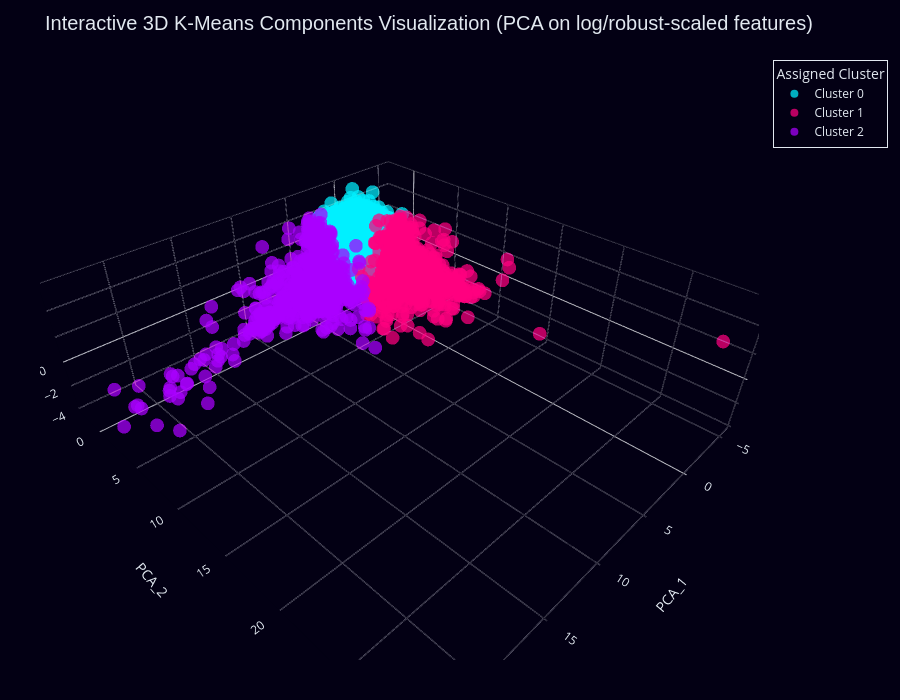

Notebook code cell kept with this figure:
### Code cell
# 4. Apply Dimensionality Reduction (PCA) and Plot 3D Interactive Scatter
from sklearn.decomposition import PCA

# Reduce dimensions to 3
pca = PCA(n_components=3, random_state=42)
pca_components = pca.fit_transform(X_cluster_scaled)

# Add PCA components to the clustered dataframe for visualization
df_clustered['PCA_1'] = pca_components[:, 0]
df_clustered['PCA_2'] = pca_components[:, 1]
df_clustered['PCA_3'] = pca_components[:, 2]

# Convert 'Cluster' to a string column for discrete colors
df_clustered['Cluster_str'] = 'Cluster ' + df_clustered['Cluster'].astype(str)

# Create an interactive 3D scatter plot
fig_3d = px.scatter_3d(
    df_clustered,
    x='PCA_1',
    y='PCA_2',
    z='PCA_3',
    color='Cluster_str',
    color_discrete_sequence=GALAXY_PALETTE,
    title='Interactive 3D K-Means Components Visualization (PCA on log/robust-scaled features)',
    opacity=0.72,
    labels={'Cluster_str': 'Assigned Cluster'},
    height=700,
)

# Improve layout
fig_3d.update_layout(margin=dict(l=0, r=0, b=0, t=50))
apply_galaxy_plotly(fig_3d)
fig_3d.show()

### Figure 1 — Plotly figure (JSON) as saved in the notebook; plotly's stock layout.template omitted (floating-point values rounded to 4 significant figures; data arrays with more than 128 entries replaced by an {"elided": "..."} marker saying what was removed)
{"data": [{"hovertemplate": "Assigned Cluster=Cluster 0<br>PCA_1=%{x}<br>PCA_2=%{y}<br>PCA_3=%{z}<extra></extra>", "legendgroup": "Cluster 0", "marker": {"color": "#00F0FF", "opacity": 0.72, "symbol": "circle"}, "mode": "markers", "name": "Cluster 0", "scene": "scene", "showlegend": true, "type": "scatter3d", "x": {"elided": "7926 float values"}, "y": {"elided": "7926 float values"}, "z": {"elided": "7926 float values"}}, {"hovertemplate": "Assigned Cluster=Cluster 1<br>PCA_1=%{x}<br>PCA_2=%{y}<br>PCA_3=%{z}<extra></extra>", "legendgroup": "Cluster 1", "marker": {"color": "#FF007F", "opacity": 0.72, "symbol": "circle"}, "mode": "markers", "name": "Cluster 1", "scene": "scene", "showlegend": true, "type": "scatter3d", "x": {"elided": "1033 float values"}, "y": {"elided": "1033 float values"}, "z": {"elided": "1033 float values"}}, {"hovertemplate": "Assigned Cluster=Cluster 2<br>PCA_1=%{x}<br>PCA_2=%{y}<br>PCA_3=%{z}<extra></extra>", "legendgroup": "Cluster 2", "marker": {"color": "#AA00FF", "opacity": 0.72, "symbol": "circle"}, "mode": "markers", "name": "Cluster 2", "scene": "scene", "showlegend": true, "type": "scatter3d", "x": {"elided": "605 float values"}, "y": {"elided": "605 float values"}, "z": {"elided": "605 float values"}}], "layout": {"font": {"color": "#E2E8F0"}, "height": 700, "legend": {"bgcolor": "rgba(3, 0, 20, 0.7)", "bordercolor": "#E2E8F0", "borderwidth": 1, "font": {"color": "#E2E8F0"}, "title": {"text": "Assigned Cluster"}, "tracegroupgap": 0}, "margin": {"b": 40, "l": 40, "r": 40, "t": 60}, "paper_bgcolor": "#030014", "plot_bgcolor": "#030014", "scene": {"domain": {"x": [0, 1], "y": [0, 1]}, "xaxis": {"backgroundcolor": "#030014", "color": "#E2E8F0", "gridcolor": "rgba(255, 255, 255, 0.1)", "showgrid": true, "title": {"text": "PCA_1"}, "zerolinecolor": "#E2E8F0"}, "yaxis": {"backgroundcolor": "#030014", "color": "#E2E8F0", "gridcolor": "rgba(255, 255, 255, 0.1)", "showgrid": true, "title": {"text": "PCA_2"}, "zerolinecolor": "#E2E8F0"}, "zaxis": {"backgroundcolor": "#030014", "color": "#E2E8F0", "gridcolor": "rgba(255, 255, 255, 0.1)", "showgrid": true, "title": {"text": "PCA_3"}, "zerolinecolor": "#E2E8F0"}}, "title": {"font": {"color": "#E2E8F0", "family": "Arial, bold", "size": 20}, "text": "Interactive 3D K-Means Components Visualization (PCA on log/robust-scaled features)"}, "xaxis": {"gridcolor": "rgba(255, 255, 255, 0.05)", "gridwidth": 1, "linecolor": "#E2E8F0", "linewidth": 1, "showgrid": true, "showline": true, "tickfont": {"color": "#E2E8F0"}, "zeroline": true, "zerolinecolor": "#E2E8F0", "zerolinewidth": 1}, "yaxis": {"gridcolor": "rgba(255, 255, 255, 0.05)", "gridwidth": 1, "linecolor": "#E2E8F0", "linewidth": 1, "showgrid": true, "showline": true, "tickfont": {"color": "#E2E8F0"}, "zeroline": true, "zerolinecolor": "#E2E8F0", "zerolinewidth": 1}}}
